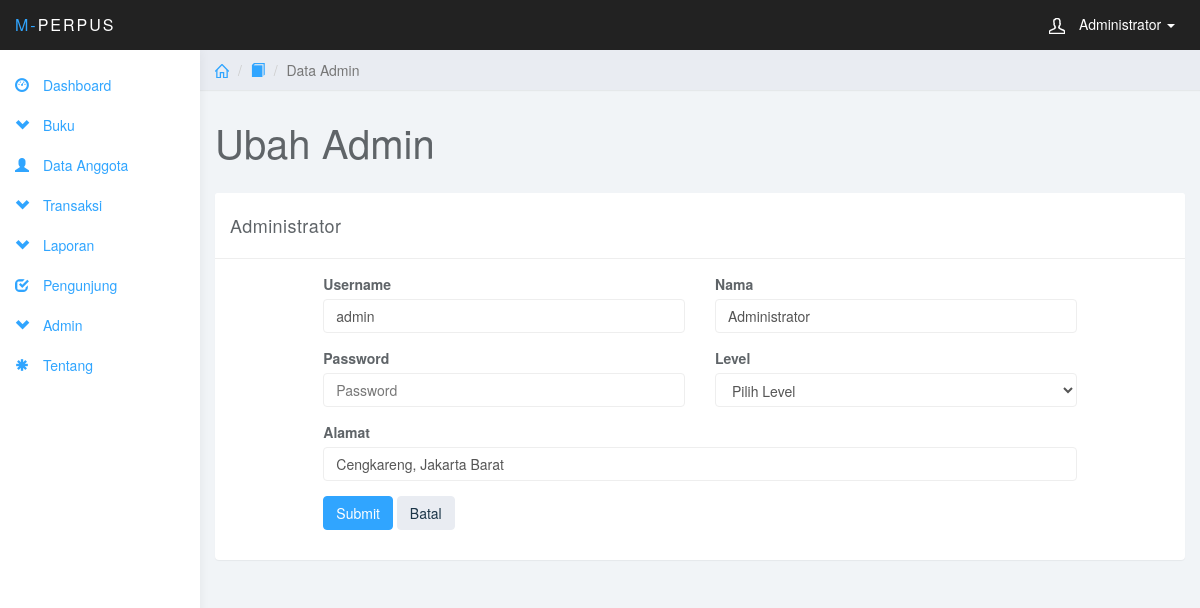
Screenshot of /modul/index.php?page=admin_edit&id=1 (signed in) with the database file from the repository.
### tables this page shows
CREATE TABLE `tbl_user` (
  `id` int(3) NOT NULL,
  `nama` varchar(25) NOT NULL,
  `username` varchar(10) NOT NULL,
  `password` varchar(200) NOT NULL,
  `alamat` varchar(100) NOT NULL,
  `level` enum('Admin','Manajer','Pustakawan') NOT NULL
);

### modul/admin/admin_edit.php (the view, shortened to what this page needs)
<?php
	$id		= $_GET['id'];
	$query = "SELECT * FROM tbl_user WHERE id=$id";
	$sql = mysql_query($query);
	$data = mysql_fetch_array($sql);
	$nama = $data['nama'];
	$username = $data['username'];
	$alamat = $data['alamat'];
?>
	<div class="col-sm-9 col-sm-offset-3 col-lg-10 col-lg-offset-2 main">
		<div class="row">
			<ol class="breadcrumb">
				<li><a href="index.php"><svg class="glyph stroked home"><use xlink:href="#stroked-home"></use></svg></a></li>
				<li><a href="?page=admin"><span class="glyphicon glyphicon-book" aria-hidden="true"></span></a></li>
				<li class="active">Data Admin</li>
			</ol>
		</div>
		<div class="row">
			<div class="col-lg-12">
				<h1 class="page-header">Ubah Admin</h1>
			</div>
		</div>
		<div class="row">
			<div class="col-lg-12">
				<div class="panel panel-default">
					<div class="panel-heading"><?=$nama ?></div>
					<div class="panel-body">
						<form action="?page=admin_proses_edit" method="post" enctype="multipart/form-data" name="form1" id="form1">
							<div class="col-md-5 col-md-offset-1">
								<div class="form-group">
									<label>Username</label>
									<input class="form-control" name="username" placeholder="Username" value="<?=$username ?>" required="">
								</div>
								<div class="form-group">
									<label>Password</label>
									<input type="password" class="form-control" name="password" placeholder="Password" required="">
								</div>
							</div>
							<div class="col-md-5">
								<div class="form-group">
									<label>Nama</label>
									<input class="form-control" name="nama" placeholder="Nama" value="<?=$nama ?>" required="">
								</div>
								<div class="form-group">
									<label>Level</label>
									<select class="form-control" name=level required="">
										<option>Pilih Level</option>
									</select>
								</div>
							</div>
							<div class="col-md-10 col-md-offset-1">
								<div class="form-group">
									<label>Alamat</label>
									<input class="form-control" name="alamat" placeholder="Alamat" value="<?=$alamat ?>" required="">
								</div>
							</div>
							<div class="col-md-10 col-md-offset-1 form-group">
						        <button type="submit" class="btn btn-primary">Submit</button>
						        <a href="?page=admin" class="btn btn-default">Batal</a>
					        </div>
				       	</form>
					</div>
				</div>
			</div>
		</div>
	</div>

### css/styles.css (style rules this page uses)
body { background: #f1f4f7; padding-top: 50px; color: #5f6468; }
a, a:hover, a:focus { color: #30a5ff; }
h1, h2, h3, h4, h5, h6 { color: #5f6468; }
h1 { font-weight: 300; font-size: 40px; }
.form-control { border: 1px solid #eee; box-shadow: none; }
.btn-default, .btn-default:hover, .btn-default:focus, .btn-default:active, .btn-default.active, .open > .dropdown-toggle.btn-default, .btn-default.disabled, .btn-default[disabled], fieldset[disabled] .btn-default, .btn-default.disabled:hover, .btn-default[disabled]:hover, fieldset[disabled] .btn-default:hover, .btn-default.disabled:focus, .btn-default[disabled]:focus, fieldset[disabled] .btn-default:focus, .btn-default.disabled:active, .btn-default[disabled]:active, fieldset[disabled] .btn-default:active, .btn-default.disabled.active, .btn-default[disabled].active, fieldset[disabled] .btn-default.active { background-color: #e9ecf2; border-color: #e9ecf2; color: #1b3548; }
.btn-primary, .btn-primary:hover, .btn-primary:focus, .btn-primary:active, .btn-primary.active, .open > .dropdown-toggle.btn-primary, .btn-primary.disabled, .btn-primary[disabled], fieldset[disabled] .btn-primary, .btn-primary.disabled:hover, .btn-primary[disabled]:hover, fieldset[disabled] .btn-primary:hover, .btn-primary.disabled:focus, .btn-primary[disabled]:focus, fieldset[disabled] .btn-primary:focus, .btn-primary.disabled:active, .btn-primary[disabled]:active, fieldset[disabled] .btn-primary:active, .btn-primary.disabled.active, .btn-primary[disabled].active, fieldset[disabled] .btn-primary.active { background-color: #30a5ff; border-color: #30a5ff; }
.panel { border: 0; }
.panel-heading { font-size: 18px; font-weight: 300; letter-spacing: 0.025em; height: 66px; line-height: 45px; }
.panel-default .panel-heading { background: #fff; border-bottom: 1px solid #eee; color: #5f6468; }
.breadcrumb { border-radius: 0; padding: 10px 15px; background: #e9ecf2; box-shadow: 0 1px 1px rgba(0, 0, 0, .05); margin: 0 ; }
h1.page-header { margin-top: 30px; border-bottom: 0; }
.breadcrumb .glyph { height: 14px; width: 14px; margin: -2px 0 0 0; stroke-width: 4px; }

### rows the page displays
tbl_user: nama "Administrator", username "admin", alamat "Cengkareng, Jakarta Barat"

### other values shown
$_SESSION['nama'] "Administrator"
